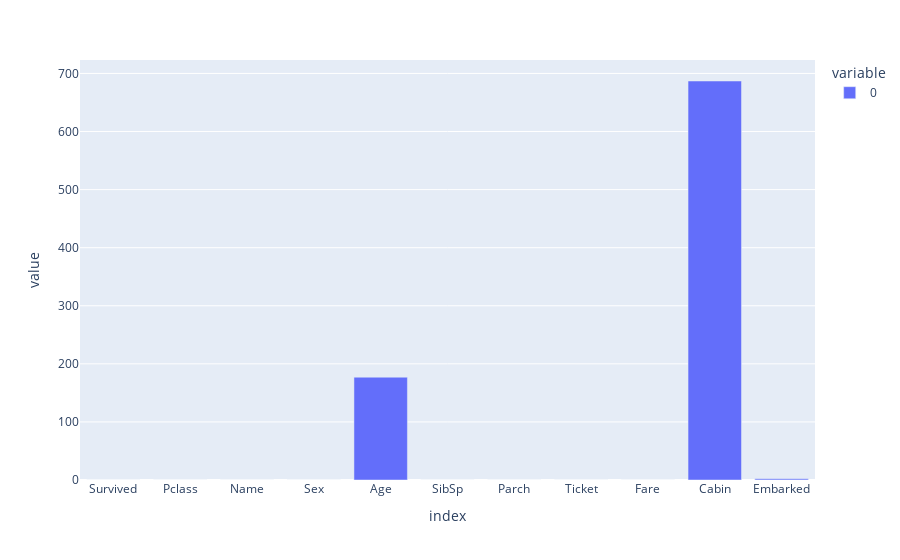

The cell this chart's notebook holds for it:
### Code cell
# Remark: If you just use .dropna you lose at least (682/891)*100 % of data, bc of Cabin feature!

px.bar(titanicdf.isna().sum())

### Figure 1 — Plotly figure (JSON) as saved in the notebook; plotly's stock layout.template omitted (floating-point values rounded to 4 significant figures)
{"data": [{"alignmentgroup": "True", "hovertemplate": "variable=0<br>index=%{x}<br>value=%{y}<extra></extra>", "legendgroup": "0", "marker": {"color": "#636efa", "pattern": {"shape": ""}}, "name": "0", "offsetgroup": "0", "orientation": "v", "showlegend": true, "textposition": "auto", "type": "bar", "x": ["Survived", "Pclass", "Name", "Sex", "Age", "SibSp", "Parch", "Ticket", "Fare", "Cabin", "Embarked"], "xaxis": "x", "y": [0, 0, 0, 0, 177, 0, 0, 0, 0, 687, 2], "yaxis": "y"}], "layout": {"barmode": "relative", "legend": {"title": {"text": "variable"}, "tracegroupgap": 0}, "margin": {"t": 60}, "xaxis": {"anchor": "y", "domain": [0, 1], "title": {"text": "index"}}, "yaxis": {"anchor": "x", "domain": [0, 1], "title": {"text": "value"}}}}
